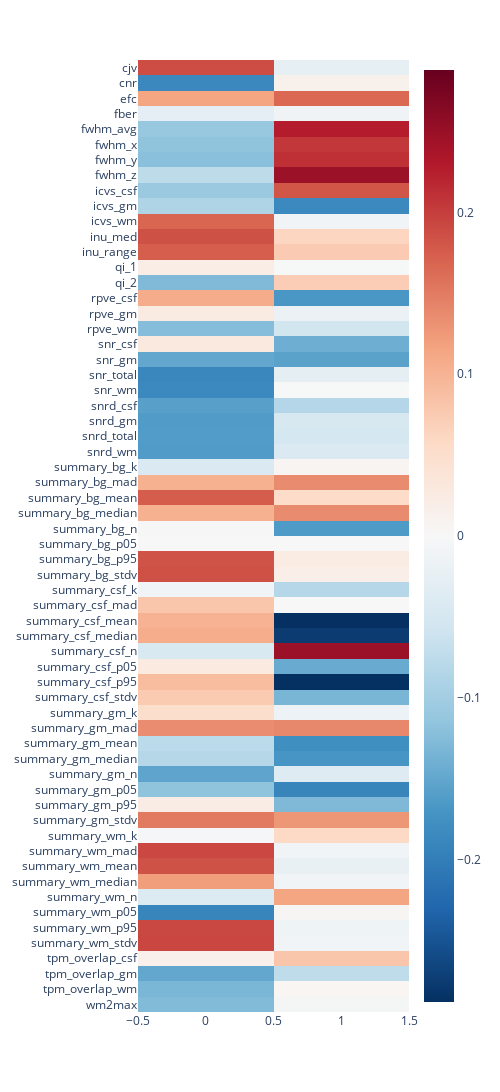

The notebook cell saved with this chart:
### Markdown cell above
We can see that the first PCA component already separates both the ratings and the conditions quite well.

Here it makes sense to have a look at the loadings to get a sense of which variables contribute most to each component.

### Code cell
loadings = pd.DataFrame(pca.components_[:2].T, index=iqms_scaled.columns)
px.imshow(loadings, color_continuous_midpoint=0, color_continuous_scale=px.colors.diverging.RdBu_r,
width=500, height=1300)#, center=0)

### Figure 1 — Plotly figure (JSON) as saved in the notebook; plotly's stock layout.template omitted (floating-point values rounded to 4 significant figures)
{"data": [{"coloraxis": "coloraxis", "hovertemplate": "x: %{x}<br>y: %{y}<br>color: %{z}<extra></extra>", "name": "0", "type": "heatmap", "x": [0, 1], "xaxis": "x", "y": ["cjv", "cnr", "efc", "fber", "fwhm_avg", "fwhm_x", "fwhm_y", "fwhm_z", "icvs_csf", "icvs_gm", "icvs_wm", "inu_med", "inu_range", "qi_1", "qi_2", "rpve_csf", "rpve_gm", "rpve_wm", "snr_csf", "snr_gm", "snr_total", "snr_wm", "snrd_csf", "snrd_gm", "snrd_total", "snrd_wm", "summary_bg_k", "summary_bg_mad", "summary_bg_mean", "summary_bg_median", "summary_bg_n", "summary_bg_p05", "summary_bg_p95", "summary_bg_stdv", "summary_csf_k", "summary_csf_mad", "summary_csf_mean", "summary_csf_median", "summary_csf_n", "summary_csf_p05", "summary_csf_p95", "summary_csf_stdv", "summary_gm_k", "summary_gm_mad", "summary_gm_mean", "summary_gm_median", "summary_gm_n", "summary_gm_p05", "summary_gm_p95", "summary_gm_stdv", "summary_wm_k", "summary_wm_mad", "summary_wm_mean", "summary_wm_median", "summary_wm_n", "summary_wm_p05", "summary_wm_p95", "summary_wm_stdv", "tpm_overlap_csf", "tpm_overlap_gm", "tpm_overlap_wm", "wm2max"], "yaxis": "y", "z": [[0.1878, -0.0254], [-0.1865, 0.01418], [0.1143, 0.166], [-0.02781, -0.01282], [-0.1103, 0.2279], [-0.1168, 0.2049], [-0.1212, 0.2118], [-0.07533, 0.2481], [-0.1076, 0.1808], [-0.0883, -0.1856], [0.1682, -0.01075], [0.1851, 0.06347], [0.1747, 0.07547], [0.02016, -0.001519], [-0.1279, 0.0722], [0.1082, -0.1681], [0.02506, -0.01869], [-0.1245, -0.05538], [0.02902, -0.1418], [-0.1495, -0.1557], [-0.1888, -0.0289], [-0.186, -0.001291], [-0.1573, -0.08392], [-0.1634, -0.04869], [-0.1628, -0.05085], [-0.1633, -0.04373], [-0.04344, 0.0066], [0.1026, 0.1368], [0.1752, 0.05521], [0.1026, 0.1368], [0.001092, -0.1641], [0, 0], [0.1832, 0.02425], [0.1845, 0.01855], [-0.009745, -0.08254], [0.08007, 0.0002273], [0.1012, -0.2881], [0.107, -0.2761], [-0.04474, 0.2479], [0.02718, -0.1454], [0.09078, -0.2874], [0.07611, -0.1334], [0.05117, -0.01612], [0.1363, 0.1406], [-0.07737, -0.1776], [-0.08286, -0.1704], [-0.1535, -0.03706], [-0.1169, -0.1909], [0.02308, -0.1294], [0.151, 0.1269], [-0.003295, 0.05888], [0.1924, -0.01101], [0.1838, -0.02222], [0.1209, -0.009153], [-0.04148, 0.114], [-0.191, 0.003668], [0.1921, -0.01388], [0.1926, -0.009864], [0.01486, 0.08032], [-0.1493, -0.07406], [-0.133, 0.004993], [-0.1272, -0.004549]]}], "layout": {"coloraxis": {"cmid": 0, "colorscale": [[0, "rgb(5,48,97)"], [0.1, "rgb(33,102,172)"], [0.2, "rgb(67,147,195)"], [0.3, "rgb(146,197,222)"], [0.4, "rgb(209,229,240)"], [0.5, "rgb(247,247,247)"], [0.6, "rgb(253,219,199)"], [0.7, "rgb(244,165,130)"], [0.8, "rgb(214,96,77)"], [0.9, "rgb(178,24,43)"], [1, "rgb(103,0,31)"]]}, "height": 1300, "margin": {"t": 60}, "width": 500, "xaxis": {"anchor": "y", "constrain": "domain", "domain": [0, 1], "scaleanchor": "y"}, "yaxis": {"anchor": "x", "autorange": "reversed", "constrain": "domain", "domain": [0, 1]}}}
